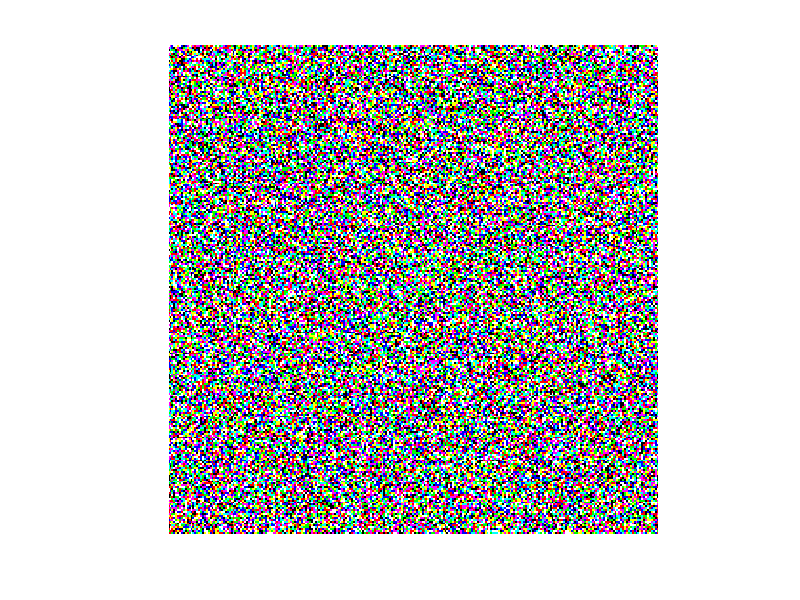

Recreate this plot in MATLAB.
%crreated by Sina BaniasadAzad

close all
clear
clc

%create the matrix
a = randi([0 1], 256, 256, 3);
%converts the matrix into image
k = mat2gray(a);
min_image = min(k(:))
max_image = max(k(:))
%Image display
figure
imshow(k)
